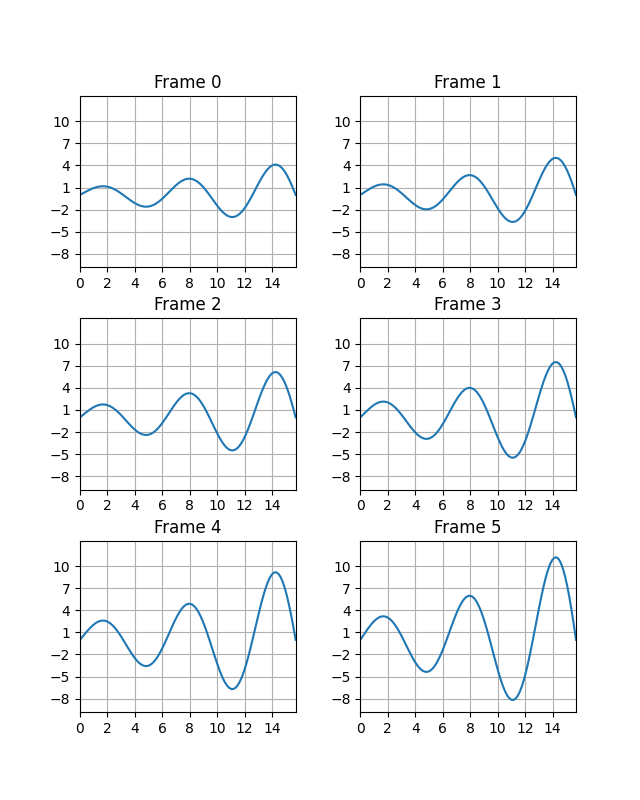

Write the Python code that produced this figure.
from matplotlib import pyplot as plt

X = []
Y = []

with open('data.txt') as file:
    data = file.read().split('\n')
    size = int(len(data) / 2)
    for i in range(size):
        X.append([float(elem) for elem in data[2 * i].split()])
        Y.append([float(elem) for elem in data[2 * i + 1].split()])

MAX_X, MIN_X = max(max(x_list) for x_list in X), min(min(x_list) for x_list in X)
MAX_Y, MIN_Y = max(max(y_list) for y_list in Y), min(min(y_list) for y_list in Y)

fig, axes = plt.subplots(3, 2)
fig.set_figheight(8)
plt.subplots_adjust(wspace=0.3, hspace=0.3)
axes_m = [0, 0, 1, 1, 2, 2]
axes_n = [0, 1, 0, 1, 0, 1]
for i, m, n in zip(range(size), axes_m, axes_n):
    axes[m][n].plot(X[i], Y[i])
    axes[m][n].set_title(f'Frame {i}')
    axes[m][n].grid()
    axes[m][n].set_xlim(MIN_X, MAX_X)
    axes[m][n].set_ylim(1.2 * MIN_Y, 1.2 * MAX_Y)
    axes[m][n].set_xticks(range(int(MIN_X), int(MAX_X), 2))
    axes[m][n].set_yticks(range(int(MIN_Y), int(MAX_Y), 3))

plt.savefig('episode_2.png')

